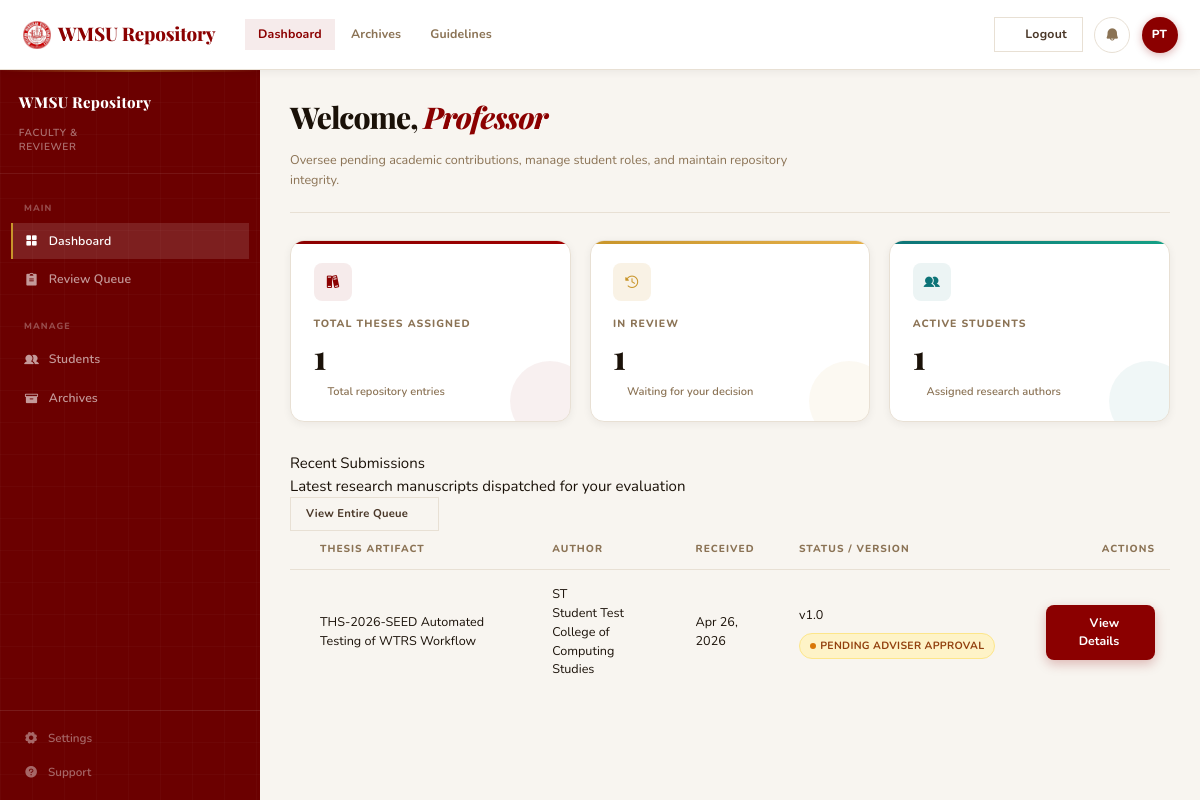
Screenshot of /faculty/index.php (signed in) with the database file from the repository.
### tables this page shows
CREATE TABLE `theses` (
  `id` int(11) NOT NULL AUTO_INCREMENT,
  `thesis_code` varchar(50) NOT NULL,
  `title` varchar(255) NOT NULL,
  `abstract` text DEFAULT NULL,
  `author_id` int(11) NOT NULL,
  `adviser_id` int(11) DEFAULT NULL,
  `status` enum('draft','pending_review','revision_requested','approved','rejected','archived') NOT NULL DEFAULT 'draft',
  `views` int(11) NOT NULL DEFAULT '0',
  `downloads` int(11) NOT NULL DEFAULT '0',
  `created_at` timestamp NOT NULL DEFAULT CURRENT_TIMESTAMP,
  `updated_at` timestamp NOT NULL DEFAULT CURRENT_TIMESTAMP ON UPDATE CURRENT_TIMESTAMP,
  `hardbound_received_at` datetime DEFAULT NULL,
  PRIMARY KEY (`id`),
  UNIQUE KEY `thesis_code` (`thesis_code`),
  FOREIGN KEY (`author_id`) REFERENCES `users`(`id`) ON DELETE CASCADE,
  FOREIGN KEY (`adviser_id`) REFERENCES `users`(`id`) ON DELETE SET NULL
);

CREATE TABLE `users` (
  `id` int(11) NOT NULL AUTO_INCREMENT,
  `first_name` varchar(100) NOT NULL,
  `last_name` varchar(100) NOT NULL,
  `email` varchar(150) NOT NULL,
  `password` varchar(255) NOT NULL,
  `role` enum('student','adviser') NOT NULL DEFAULT 'student',
  `student_id` varchar(50) DEFAULT NULL,

  `college` varchar(150) DEFAULT NULL,
  `course` varchar(150) DEFAULT NULL,
  `year_level` varchar(20) DEFAULT NULL,
  `status` enum('pending','active','inactive') NOT NULL DEFAULT 'pending',
  `created_at` timestamp NOT NULL DEFAULT CURRENT_TIMESTAMP,
  PRIMARY KEY (`id`),
  UNIQUE KEY `email` (`email`)
);

CREATE TABLE `thesis_versions` (
  `id` int(11) NOT NULL AUTO_INCREMENT,
  `thesis_id` int(11) NOT NULL,
  `version_number` varchar(20) NOT NULL,
  `file_path` varchar(255) NOT NULL,
  `file_size` int(11) NOT NULL,
  `status` enum('pending','approved','rejected') NOT NULL DEFAULT 'pending',
  `feedback` text DEFAULT NULL,
  `submitted_at` timestamp NOT NULL DEFAULT CURRENT_TIMESTAMP,
  PRIMARY KEY (`id`),
  FOREIGN KEY (`thesis_id`) REFERENCES `theses`(`id`) ON DELETE CASCADE
);

### includes/session.php (called while the page is built, shortened)
<?php
function current_user() {
    return isset($_SESSION['user']) ? $_SESSION['user'] : null;
}

### faculty/index.php (the view, shortened to what this page needs)
<?php
require_once __DIR__ . '/../includes/session.php';
$user = current_user();
$stmtTotal = $pdo->prepare("SELECT COUNT(*) FROM theses WHERE adviser_id = :id");
$stmtTotal->execute(['id' => $user['id']]);
$totalAssigned = (int)$stmtTotal->fetchColumn();
$stmtPending = $pdo->prepare("SELECT COUNT(*) FROM theses WHERE adviser_id = :id AND status = 'pending_review'");
$stmtPending->execute(['id' => $user['id']]);
$pendingCount = (int)$stmtPending->fetchColumn();
$stmtStudents = $pdo->prepare("SELECT COUNT(DISTINCT author_id) FROM theses WHERE adviser_id = :id");
$stmtStudents->execute(['id' => $user['id']]);
$activeStudents = (int)$stmtStudents->fetchColumn();
$sqlQueue = "
    SELECT t.*, u.first_name, u.last_name, u.college,
           tv.version_number AS latest_version,
           tv.submitted_at   AS latest_submitted_at
    FROM theses t
    JOIN users u ON t.author_id = u.id
    LEFT JOIN thesis_versions tv ON tv.id = (
        SELECT id FROM thesis_versions
        WHERE thesis_id = t.id
        ORDER BY submitted_at DESC LIMIT 1
    )
";
$sqlQueue .= " WHERE t.adviser_id = :id ";
$sqlQueue .= " ORDER BY COALESCE(tv.submitted_at, t.created_at) DESC LIMIT 10 ";
$stmtQueue = $pdo->prepare($sqlQueue);
$stmtQueue->execute(['id' => $user['id']]);
$recentTheses = $stmtQueue->fetchAll();
?>
<?php
$current_page = 'index.php';
require_once __DIR__ . '/../includes/layout_top.php';
require_once __DIR__ . '/../includes/layout_sidebar.php';
?>
<main class="main-content">
  <div class="page-header">
    <div class="page-title">
      <h1>Welcome, <span><?= htmlspecialchars($user['first_name']) ?></span></h1>
      <p>Oversee pending academic contributions, manage student roles, and maintain repository integrity.</p>
    </div>
  </div>
  <div class="stat-cards">
    <a href="<?= BASE_URL ?>faculty/review.php" class="stat-card accent-red" style="text-decoration:none;">
      <div class="stat-icon"><i class="ph-fill ph-books"></i></div>
      <div class="stat-title">Total Theses Assigned</div>
      <div class="stat-value"><?= $totalAssigned ?></div>
      <div class="stat-meta"><i class="ph ph-check-circle"></i> Total repository entries</div>
    </a>
    <a href="<?= BASE_URL ?>faculty/review.php?status=pending_review" class="stat-card accent-gold" style="text-decoration:none;">
      <div class="stat-icon"><i class="ph-fill ph-clock-counter-clockwise"></i></div>
      <div class="stat-title">In Review</div>
      <div class="stat-value"><?= $pendingCount ?></div>
      <div class="stat-meta"><i class="ph ph-warning"></i> Waiting for your decision</div>
    </a>
    <a href="<?= BASE_URL ?>faculty/students.php" class="stat-card accent-teal" style="text-decoration:none;">
      <div class="stat-icon"><i class="ph-fill ph-users"></i></div>
      <div class="stat-title">Active Students</div>
      <div class="stat-value"><?= $activeStudents ?></div>
      <div class="stat-meta"><i class="ph ph-identification-card"></i> Assigned research authors</div>
    </a>
  </div>
  <div class="section-header">
    <div>
      <div class="section-title">Recent Submissions</div>
      <div class="section-sub">Latest research manuscripts dispatched for your evaluation</div>
    </div>
    <a href="<?= BASE_URL ?>faculty/review.php" class="btn btn-secondary" style="font-size:0.75rem; padding:0.5rem 1rem; text-decoration:none;">
      View Entire Queue <i class="ph-bold ph-arrow-right"></i>
    </a>
  </div>
  <div class="queue-table-wrap">
    <?php if (empty($recentTheses)): ?>
      <div class="empty-state">
        <i class="ph-fill ph-tray"></i>
        <h3>No Active Reviews</h3>
        <p>When students submit manuscripts, they will appear here for your formal evaluation.</p>
      </div>
    <?php else: ?>
      <table class="queue-table">
        <thead>
          <tr>
            <th style="padding-left: 2rem;">Thesis Artifact</th>
            <th>Author</th>
            <th>Received</th>
            <th>Status / Version</th>
            <th style="text-align: right; padding-right:1rem;">Actions</th>
          </tr>
        </thead>
        <tbody>
          <?php foreach ($recentTheses as $t): ?>
            <tr>
              <td style="padding-left: 2rem;">
                <span class="thesis-code-tag"><?= htmlspecialchars($t['thesis_code']) ?></span>
                <span class="thesis-title-sm"><?= htmlspecialchars($t['title']) ?></span>
              </td>
              <td>
                <div class="student-cell">
                  <div class="student-av"><?= htmlspecialchars(strtoupper(substr($t['first_name'], 0, 1) . substr($t['last_name'], 0, 1))) ?></div>
                  <div>
                    <div class="student-nm"><?= htmlspecialchars($t['first_name'] . ' ' . $t['last_name']) ?></div>
                    <div class="student-cl"><?= htmlspecialchars($t['college']) ?></div>
                  </div>
                </div>
              </td>
              <td><?= $t['latest_submitted_at'] ? date('M j, Y', strtotime($t['latest_submitted_at'])) : '—' ?></td>
              <td>
                <div style="display:flex; align-items:center; gap:0.6rem; flex-wrap:wrap;">
                  <span class="version-pill">v<?= htmlspecialchars($t['latest_version'] ?? '1.0') ?></span>
                  <?php if ($t['status'] === 'pending_review'): ?>
                    <span class="badge badge-pending"><span class="dot dot-pending"></span> PENDING ADVISER APPROVAL</span>
                  <?php elseif ($t['status'] === 'approved'): ?>
                    <span class="badge" style="background: #E0F2FE; color: #075985;"><span class="dot" style="background: #0EA5E9;"></span> ACCEPTED</span>
                  <?php elseif ($t['status'] === 'archived'): ?>
                    <span class="badge badge-approved"><span class="dot dot-approved"></span> PUBLISHED</span>
                  <?php elseif ($t['status'] === 'revision_requested'): ?>
                    <span class="badge badge-revision"><span class="dot dot-revision"></span> NEEDS REVISION</span>
                  <?php elseif ($t['status'] === 'rejected'): ?>
                    <span class="badge badge-default"><?= faculty_dashboard_status_label($t['status']) ?></span>
                  <?php endif; ?>
                </div>
              </td>
              <td style="text-align: right; padding-right: 1rem;">
                <a href="<?= BASE_URL ?>faculty/review.php?id=<?= (int)$t['id'] ?>" class="btn-view-details">
                  View Details <i class="ph-bold ph-arrow-right"></i>
                </a>
              </td>
            </tr>
          <?php endforeach; ?>
        </tbody>
      </table>
    <?php endif; ?>
  </div>
</main>
<?php require_once __DIR__ . '/../includes/layout_bottom.php'; ?>

### includes/layout_top.php (shortened to what this page needs)
<!DOCTYPE html>
<html lang="en">
<head>
  <link rel="stylesheet" href="<?= BASE_URL ?>assets/fonts/google/css/nunito.css">
  <link rel="stylesheet" href="<?= BASE_URL ?>assets/fonts/google/css/playfair-display.css">
  <link rel="stylesheet" href="<?= BASE_URL ?>assets/vendor/phosphor/css/phosphor-all.css">
  <link rel="stylesheet" href="<?= BASE_URL ?>assets/css/global.css?v=<?= filemtime(__DIR__ . '/../assets/css/global.css') ?>">
  <link rel="stylesheet" href="<?= BASE_URL ?>assets/css/dashboard.css?v=<?= filemtime(__DIR__ . '/../assets/css/dashboard.css') ?>">
</head>
<body>
<header class="topbar">
  <div class="topbar-left">
<?php
    $role = $user['role'] ?? 'student';
    $portalFolder = $role === 'adviser' ? 'faculty' : $role;
    $homePage = 'index.php';
    $portalHome = BASE_URL . $portalFolder . '/' . $homePage;
?>
    <a href="<?= $portalHome ?>" class="logo">
      <img src="<?= BASE_URL ?>assets/images/wmsu-logo.png" alt="WMSU"
        onerror="this.style.display='none'; this.nextElementSibling.style.display='inline';">
      WMSU Repository
    </a>
    <nav class="topbar-nav">
      <a href="<?= $portalHome ?>" class="<?= (isset($current_page) && $current_page == $homePage) ? 'active' : '' ?>">
        <?= ($role === 'student') ? 'Student Portal' : 'Dashboard' ?>
      </a>
      <a href="<?= BASE_URL ?>public/archive.php">Archives</a>
      <a href="<?= BASE_URL ?>public/guidelines.php">Guidelines</a>
    </nav>
  </div>
  <div class="topbar-right">
    <a href="<?= BASE_URL ?>auth/logout.php" class="btn btn-secondary" style="text-decoration:none;">
      <i class="ph ph-sign-out"></i> Logout
    </a>
    <a href="<?= BASE_URL ?>user/notifications.php" class="icon-btn" title="Notifications" style="position: relative;">
      <i class="ph-fill ph-bell"></i>
    </a>
    <a href="<?= BASE_URL ?>user/profile.php" class="user-avatar" title="My Profile Settings" style="text-decoration:none;">
      <?= htmlspecialchars(strtoupper(substr($user['first_name'] ?? 'U', 0, 1) . substr($user['last_name'] ?? 'U', 0, 1))) ?>
    </a>
  </div>
</header>

### assets/css/global.css (style rules this page uses)
*, *::before, *::after { box-sizing: border-box; margin: 0; padding: 0; }
html { font-size: 16px; scroll-behavior: smooth; -webkit-text-size-adjust: 100%; }
body { font-family: var(--font-base); color: var(--text-dark); background-color: var(--off-white); line-height: 1.6; -webkit-font-smoothing: antialiased; -moz-osx-font-smoothing: grayscale; }
h1, h2, h3 { font-family: var(--font-serif); color: var(--text-dark); font-weight: 800; line-height: 1.2; margin-bottom: 1rem; }
a { color: inherit; text-decoration: none; transition: all var(--transition-fast); }
.btn { display: inline-flex; align-items: center; justify-content: center; gap: 0.6rem; padding: 0.75rem 1.5rem; font-weight: 700; font-size: 0.82rem; border-radius: var(--radius-sm); transition: all var(--transition); cursor: pointer; letter-spacing: 0.02em; }
.btn-secondary { background: var(--surface); color: var(--text-dark); border: 1px solid var(--border); }
.badge { display: inline-flex; align-items: center; gap: 0.4rem; font-size: 0.68rem; font-weight: 800; text-transform: uppercase; letter-spacing: 0.08em; padding: 0.35rem 0.75rem; border-radius: 4px; }
.badge-pending { background: #FFFBEB; color: #92400E; }
.dot { width: 6px; height: 6px; border-radius: 50%; }
.dot-pending { background: #F59E0B; }

### assets/css/variables.css (style rules this page uses)
:root { --crimson: #8B0000; --crimson-deep: #6B0000; --crimson-mid: #A00000; --crimson-light: rgba(139, 0, 0, 0.08); --crimson-faint: rgba(139, 0, 0, 0.03); --gold: #C8952A; --gold-light: #E5B04A; --gold-faint: rgba(200, 149, 42, 0.12); --off-white: #F8F5F0; --surface: #FFFFFF; --text-dark: #1A1108; --text-mid: #4A3728; --text-muted: #8B7355; --border: #E8E0D4; --border-strong: #D4C8B8; --font-serif: 'Playfair Display', 'Cormorant Garamond', Georgia, serif; --font-base: 'Nunito', 'Inter', system-ui, sans-serif; --max-width: 1200px; --sidebar-w: 260px; --topbar-h: 70px; --radius-sm: 8px; --radius: 14px; --radius-lg: 20px; --shadow-sm: 0 2px 8px rgba(26, 17, 8, 0.06); --shadow-md: 0 8px 24px rgba(26, 17, 8, 0.08); --shadow-lg: 0 20px 48px rgba(26, 17, 8, 0.12); --transition: 0.3s cubic-bezier(0.4, 0, 0, 1); --transition-fast: 0.15s ease; --color-primary: var(--crimson); --color-primary-dark: var(--crimson-deep); --color-accent: var(--gold); --color-surface: var(--surface); --color-border: var(--border); --color-text: var(--text-dark); }

### faculty/index.php (style rules this page uses)
.btn-view-details { background: #8B0000; color: white; padding: 0.6rem 1.25rem; border-radius: var(--radius-sm); font-size: 0.82rem; font-weight: 700; text-decoration: none; display: flex; align-items: center; gap: 0.5rem; box-shadow: 0 4px 12px rgba(139, 0, 0, 0.25); transition: all 0.2s ease; border: none; width: fit-content; }
.btn-view-details i { font-weight: 800; }
.badge-pending { background: #FEF3C7; color: #92400E; border: 1px solid #FDE68A; }

### rows the page displays
theses: author.last_name "PT", thesis_code "THS-2026-SEED", title "Automated Testing of WTRS Workflow", author.last_name "ST", author.last_name "Student Test", author.college "College of Computing Studies", thesis_versions.submitted_at "Apr 26, 2026", thesis_versions.version_number "1.0", status "pending_review" (drawn)

### other values shown
$user['first_name'] "Professor"
$totalAssigned "1"
$pendingCount "1"
$activeStudents "1"
